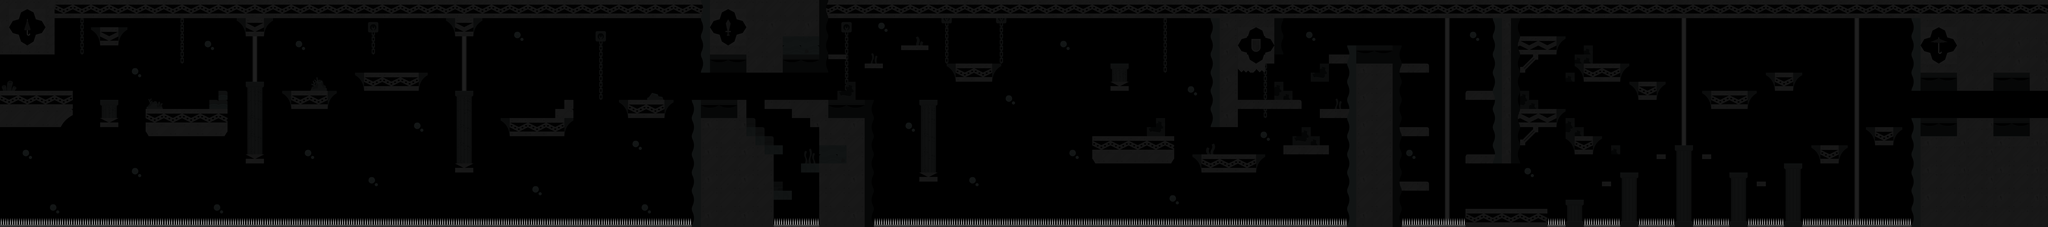

Rendered tile map (Tiled .tmx) drawn with the repository's tilesets; below, a short description and the map source with its tile grids summarised:
An orthogonal 225x25 tile map with 35x35 px tiles, 3 tile layers (background, platform, dangerZone), 1 hidden layer not drawn, 9 tilesets and 127 objects (8x fallingStep, 5x movingSaw, 4x StillWhiteSaw, 2x shroom, lever).

<map version="1.0" orientation="orthogonal" renderorder="right-down" width="225" height="25" tilewidth="35" tileheight="35" nextobjectid="214">
 <tileset firstgid="1" name="sheetbw" tilewidth="35" tileheight="35" tilecount="392" columns="28">
  <image source="public/assets/tilesets/sheetbw.png" width="980" height="490" />
 </tileset>
 <tileset firstgid="393" name="nautical_tilesheetbw" tilewidth="35" tileheight="35" tilecount="1080" columns="36">
  <image source="public/assets/tilesets/nautical_tilesheetbw.png" width="1260" height="1050" />
 </tileset>
 <tileset firstgid="1473" name="Obstacle_42" tilewidth="35" tileheight="35" tilecount="1" columns="1">
  <image source="public/assets/sprites/Obstacle_42.png" width="35" height="35" />
 </tileset>
 <tileset firstgid="1474" name="health" tilewidth="35" tileheight="35" tilecount="1" columns="1">
  <image source="public/assets/sprites/health.png" width="35" height="35" />
 </tileset>
 <tileset firstgid="1475" name="coin" tilewidth="25" tileheight="25" tilecount="4" columns="4">
  <image source="public/assets/sprites/coin.png" width="100" height="25" />
 </tileset>
 <tileset firstgid="1479" name="laserLeft" tilewidth="70" tileheight="70" tilecount="1" columns="1">
  <image source="public/assets/dye/guns/laserLeft.png" width="70" height="70" />
 </tileset>
 <tileset firstgid="1480" name="spikesCeiling" tilewidth="35" tileheight="35" tilecount="1" columns="1">
  <image source="public/assets/tilesets/spikesCeiling.png" width="35" height="35" />
 </tileset>
 <tileset firstgid="1481" name="spikes" tilewidth="35" tileheight="35" tilecount="1" columns="1">
  <image source="public/assets/tilesets/spikes.png" width="35" height="35" />
 </tileset>
 <tileset firstgid="1482" name="laserSwitch" tilewidth="70" tileheight="70" tilecount="1" columns="1">
  <image source="public/assets/sprites/laserSwitch.png" width="70" height="70" />
 </tileset>
 <layer name="background" width="225" height="25">
  <data>[5625 cells, 456 non-empty, 83 distinct tile ids]</data>
 </layer>
 <layer name="platform" width="225" height="25">
  <data>[5625 cells, 1772 non-empty, 108 distinct tile ids]</data>
 </layer>
 <layer name="dangerZone" width="225" height="25">
  <data>[5625 cells, 170 non-empty, 1 distinct tile ids]</data>
 </layer>
 <layer name="enemyCollision" width="225" height="25" visible="0">
  <data>[5625 cells, 44 non-empty, 1 distinct tile ids]</data>
 </layer>
 <objectgroup name="coins">
  <object id="11" gid="1475" x="140" y="332.5" width="25" height="25" />
  <object id="12" gid="1475" x="831.25" y="332.5" width="25" height="25" />
  <object id="13" gid="1475" x="796.25" y="367.5" width="25" height="25" />
  <object id="14" gid="1475" x="761.25" y="402.5" width="25" height="25" />
  <object id="16" gid="1475" x="1093.75" y="332.5" width="25" height="25" />
  <object id="18" gid="1475" x="1365" y="262.5" width="25" height="25" />
  <object id="19" gid="1475" x="1408.75" y="262.5" width="25" height="25" />
  <object id="21" gid="1475" x="1575" y="262.5" width="25" height="25" />
  <object id="22" gid="1475" x="1618.75" y="262.5" width="25" height="25" />
  <object id="23" gid="1475" x="1933.75" y="437.5" width="25" height="25" />
  <object id="24" gid="1475" x="2161.25" y="367.5" width="25" height="25" />
  <object id="25" gid="1475" x="2126.25" y="402.5" width="25" height="25" />
  <object id="28" gid="1475" x="183.75" y="332.5" width="25" height="25" />
  <object id="29" gid="1475" x="218.75" y="332.5" width="25" height="25" />
  <object id="30" gid="1475" x="253.75" y="332.5" width="25" height="25" />
  <object id="41" gid="1475" x="1216.25" y="332.5" width="25" height="25" />
  <object id="45" gid="1475" x="2397.5" y="367.5" width="25" height="25" />
  <object id="46" gid="1475" x="2546.25" y="367.5" width="25" height="25" />
  <object id="47" gid="1475" x="2686.25" y="367.5" width="25" height="25" />
  <object id="48" gid="1475" x="2756.25" y="367.5" width="25" height="25" />
  <object id="49" gid="1475" x="2826.25" y="367.5" width="25" height="25" />
  <object id="50" gid="1475" x="2983.75" y="700" width="25" height="25" />
  <object id="51" gid="1475" x="3123.75" y="630" width="25" height="25" />
  <object id="52" gid="1475" x="3088.75" y="630" width="25" height="25" />
  <object id="53" gid="1475" x="2992.5" y="560" width="25" height="25" />
  <object id="55" gid="1475" x="2966.25" y="367.5" width="25" height="25" />
  <object id="57" gid="1475" x="3097.5" y="367.5" width="25" height="25" />
  <object id="59" gid="1475" x="3290" y="367.5" width="25" height="25" />
  <object id="60" gid="1475" x="3325" y="367.5" width="25" height="25" />
  <object id="61" gid="1475" x="3351.25" y="210" width="25" height="25" />
  <object id="62" gid="1475" x="3482.5" y="148.75" width="25" height="25" />
  <object id="64" gid="1475" x="3666.25" y="245" width="25" height="25" />
  <object id="65" gid="1475" x="3806.25" y="245" width="25" height="25" />
  <object id="71" gid="1475" x="3193.75" y="201.25" width="25" height="25" />
  <object id="72" gid="1475" x="3228.75" y="201.25" width="25" height="25" />
  <object id="149" gid="1475" x="4243.75" y="516.25" width="25" height="25" />
  <object id="150" gid="1475" x="4340" y="516.25" width="25" height="25" />
  <object id="152" gid="1475" x="4410" y="481.25" width="25" height="25" />
  <object id="153" gid="1475" x="4453.75" y="446.25" width="25" height="25" />
  <object id="155" gid="1475" x="4628.75" y="577.5" width="25" height="25" />
  <object id="156" gid="1475" x="4681.25" y="542.5" width="25" height="25" />
  <object id="157" gid="1475" x="4742.5" y="542.5" width="25" height="25" />
  <object id="158" gid="1475" x="4803.75" y="577.5" width="25" height="25" />
  <object id="159" gid="1475" x="5013.75" y="472.5" width="25" height="25" />
  <object id="160" gid="1475" x="4943.75" y="525" width="25" height="25" />
  <object id="161" gid="1475" x="5101.25" y="393.75" width="25" height="25" />
  <object id="162" gid="1475" x="4812.5" y="350" width="25" height="25" />
  <object id="163" gid="1475" x="4908.75" y="288.75" width="25" height="25" />
  <object id="164" gid="1475" x="4943.75" y="332.5" width="25" height="25" />
  <object id="165" gid="1475" x="5040" y="253.75" width="25" height="25" />
  <object id="166" gid="1475" x="5083.75" y="210" width="25" height="25" />
  <object id="167" gid="1475" x="5206.25" y="148.75" width="25" height="25" />
  <object id="168" gid="1475" x="5328.75" y="148.75" width="25" height="25" />
  <object id="169" gid="1475" x="5407.5" y="227.5" width="25" height="25" />
  <object id="170" gid="1475" x="5451.25" y="227.5" width="25" height="25" />
  <object id="171" gid="1475" x="5643.75" y="323.75" width="25" height="25" />
  <object id="172" gid="1475" x="5696.25" y="323.75" width="25" height="25" />
  <object id="173" gid="1475" x="5398.75" y="463.75" width="25" height="25" />
  <object id="174" gid="1475" x="5442.5" y="463.75" width="25" height="25" />
  <object id="175" gid="1475" x="5643.75" y="577.5" width="25" height="25" />
  <object id="176" gid="1475" x="5696.25" y="577.5" width="25" height="25" />
  <object id="177" gid="1475" x="5398.75" y="673.75" width="25" height="25" />
  <object id="178" gid="1475" x="5451.25" y="673.75" width="25" height="25" />
  <object id="179" gid="1475" x="5661.25" y="778.75" width="25" height="25" />
  <object id="180" gid="1475" x="5722.5" y="778.75" width="25" height="25" />
  <object id="181" gid="1475" x="5836.25" y="778.75" width="25" height="25" />
  <object id="182" gid="1475" x="5906.25" y="778.75" width="25" height="25" />
  <object id="183" gid="1475" x="6046.25" y="743.75" width="25" height="25" />
  </objectgroup>
 <objectgroup name="Enemy">
  <!-- 31 objects omitted --></objectgroup>
 <objectgroup name="dangerObjects">
  <!-- 15 objects omitted --></objectgroup>
</map>
<!-- 59 of 127 objects omitted -->
